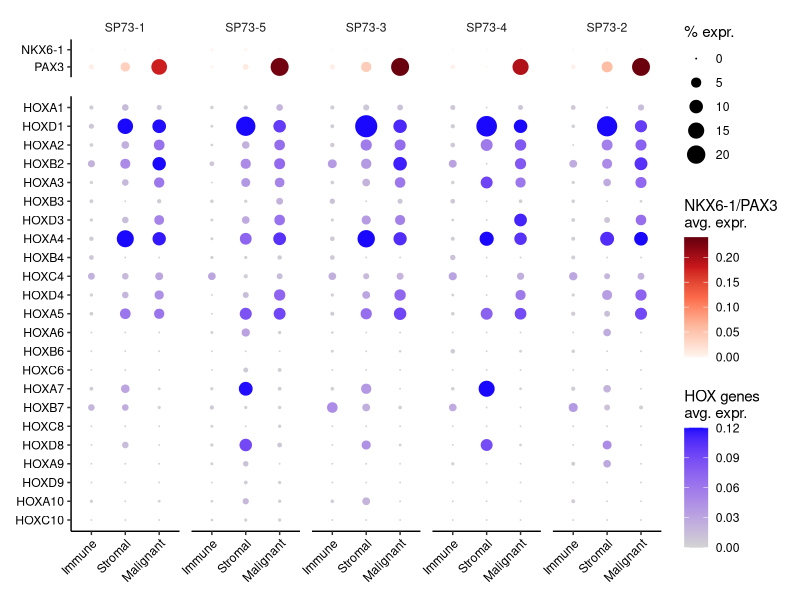
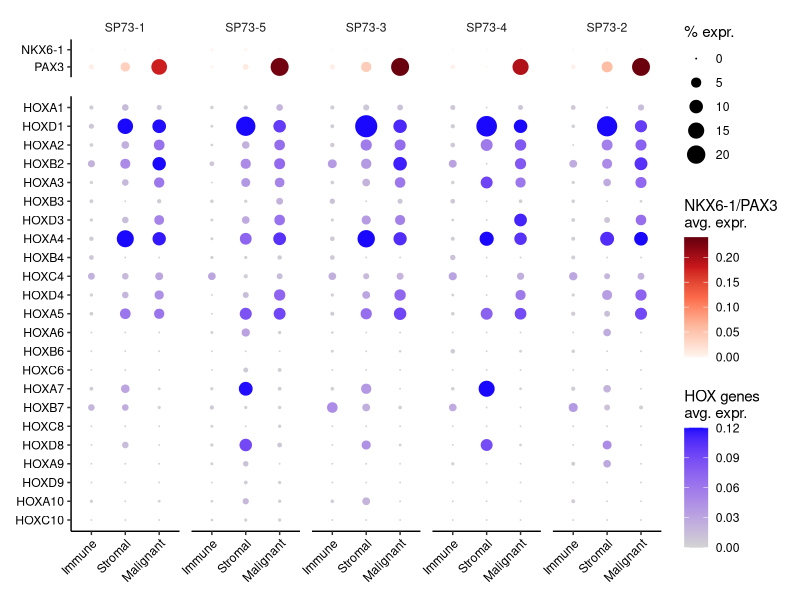

Write the R code that produced these figures, in order.
# =============================================================================
# PAX3, NKX6-1 and HOX gene expression by cell type at the five sampling sites of the
# multi-site patient
#
# Input : ../data/panel_data/pax3_nkx61_dotplot_stats_by_sample_celltype.tsv
#         ../data/panel_data/hox_dotplot_stats_by_sample_celltype.tsv
#         ../data/panel_data/hox_gene_annotation.tsv
#         ../data/panel_data/sample_resection_order.tsv
#         ../data/panel_data/pseudotime_TL6_malignant_cells.tsv   (order of the sites)
# Output: pax3_nkx61_hox_dotplot_by_celltype_site.pdf / .png in this directory
#
# One panel per sampling site, in the order of increasing mean pseudotime of its malignant
# cells; columns are immune, stromal and malignant cells. Upper block: PAX3 and NKX6-1,
# colour = mean log-normalised expression over all cells of the group (red). Lower block:
# HOX genes, same measure (blue); the genes are those of the HOX display order that are detected (> 0 % of cells) in at
# least one group of these five samples. Dot area = percentage of cells expressing the gene.
# =============================================================================

suppressPackageStartupMessages({ library(ggplot2); library(patchwork) })

CELLTYPE_LEVELS <- c("immune", "stromal", "malignant")
CELLTYPE_LABELS <- c(immune = "Immune", stromal = "Stromal", malignant = "Malignant")
AVG_MAX_PAX <- 0.24     # upper end of the PAX3 / NKX6-1 colour scale (values above are drawn at the end colour)
AVG_MAX_HOX <- 0.12     # same for the HOX genes
PAX_COLORS  <- c("#fff5f0", "#fcbba1", "#fb6a4a", "#cb181d", "#67000d")   # RColorBrewer "Reds"

pax <- read.delim("../data/panel_data/pax3_nkx61_dotplot_stats_by_sample_celltype.tsv")
hox <- read.delim("../data/panel_data/hox_dotplot_stats_by_sample_celltype.tsv")
ann <- read.delim("../data/panel_data/hox_gene_annotation.tsv")
smp <- read.delim("../data/panel_data/sample_resection_order.tsv", colClasses = c(patient_id = "character"))
pt  <- read.delim("../data/panel_data/pseudotime_TL6_malignant_cells.tsv", colClasses = c(patient_id = "character"))

# the samples of the multi-site patient, labelled "<patient>-<site number>", ordered by pseudotime
sites <- smp[smp$patient_id %in% pt$patient_id, ]
sites$site <- paste(sites$patient_id, sites$site_number, sep = "-")
sites$mean_pseudotime <- tapply(pt$pt_mean, pt$renamed_id, mean)[sites$renamed_id]
sites <- sites[order(sites$mean_pseudotime), ]
site_levels <- sites$site
stopifnot(nrow(sites) == 5)

prep <- function(d) {
  d <- d[d$renamed_id %in% sites$renamed_id, ]
  d$site <- factor(sites$site[match(d$renamed_id, sites$renamed_id)], levels = site_levels)
  d$celltype <- factor(d$celltype, levels = CELLTYPE_LEVELS, labels = CELLTYPE_LABELS[CELLTYPE_LEVELS])
  d
}
pax_df <- prep(pax)
pax_df$gene <- factor(pax_df$gene, levels = c("PAX3", "NKX6-1"))        # NKX6-1 on the upper row

hox_df <- prep(hox)
hox_df <- hox_df[hox_df$gene %in% ann$gene[!is.na(ann$order_multisite)], ]
detected <- tapply(hox_df$pct_exp, hox_df$gene, max) > 0
hox_genes <- ann$gene[!is.na(ann$order_multisite)]
hox_genes <- hox_genes[order(ann$order_multisite[match(hox_genes, ann$gene)])]
hox_genes <- hox_genes[detected[hox_genes]]
hox_df <- hox_df[hox_df$gene %in% hox_genes, ]
hox_df$gene <- factor(hox_df$gene, levels = rev(hox_genes))             # first gene on top

size_scale <- scale_size(range = c(0, 7), limits = c(0, 32), breaks = c(0, 5, 10, 15, 20), name = "% expr.")
base <- theme_classic(base_size = 11) +
  theme(axis.text = element_text(colour = "black"), strip.background = element_blank(),
        panel.spacing = unit(0.6, "lines"))

p_pax <- ggplot(pax_df, aes(celltype, gene)) +
  geom_point(aes(size = pct_exp, colour = mean_log_expr)) +
  scale_colour_gradientn(colours = PAX_COLORS, limits = c(0, AVG_MAX_PAX), oob = scales::squish,
                         name = "NKX6-1/PAX3\navg. expr.") +
  size_scale + facet_grid(. ~ site) + labs(x = NULL, y = NULL) + base +
  theme(axis.text.x = element_blank(), axis.ticks.x = element_blank(), axis.line.x = element_blank())

p_hox <- ggplot(hox_df, aes(celltype, gene)) +
  geom_point(aes(size = pct_exp, colour = mean_log_expr)) +
  scale_colour_gradient(low = "lightgray", high = "#1a08fe", limits = c(0, AVG_MAX_HOX), oob = scales::squish,
                        name = "HOX genes\navg. expr.") +
  size_scale + facet_grid(. ~ site) + labs(x = NULL, y = NULL) + base +
  theme(axis.text.x = element_text(angle = 45, hjust = 1), strip.text = element_blank())

p <- (p_pax / p_hox) + plot_layout(heights = c(2, 23), guides = "collect")

save_figure <- function(p, stem, width, height, dpi = 300) {
  ggsave(paste0(stem, ".pdf"), p, width = width, height = height, device = "pdf")
  ggsave(paste0(stem, ".png"), p, width = width, height = height, dpi = dpi, bg = "white")
}
save_figure(p, "pax3_nkx61_hox_dotplot_by_celltype_site", width = 7.5, height = 8)
